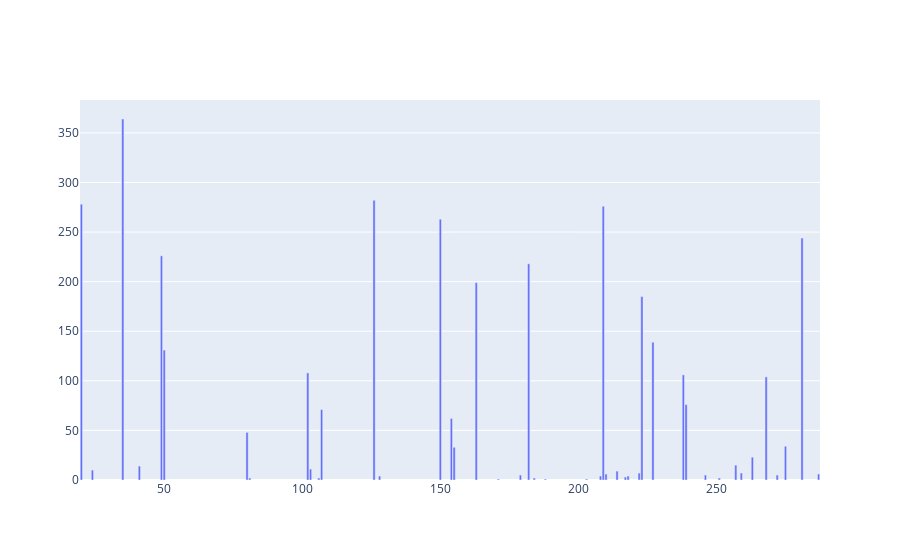

The notebook cell this image was saved under:
### Code cell
asalsmp = df_51['Asal SMP'].value_counts()

asalsmp_visual = [go.Bar(
                 x = asalsmp.index,
                 y = asalsmp.values,

)]
plotly.offline.iplot(asalsmp_visual)

### Figure 1 — Plotly figure (JSON) as saved in the notebook; plotly's stock layout.template omitted (floating-point values rounded to 4 significant figures)
{"data": [{"type": "bar", "x": ["35", "126", "20", 209, "150", "281", "49", "182", "163", 223, "227", 50, 102, "238", 268, "239", "107", "154", 80, 275, "155", 263, 257, "41", 103, "24", 214, 222, 259, "210", 287, 246, 179, 272, 128, "218", 208, 217, 184, 106, 251, 81, 203, 171, 188], "y": [364, 282, 278, 276, 263, 244, 226, 218, 199, 185, 139, 131, 108, 106, 104, 76, 71, 62, 48, 34, 33, 23, 15, 14, 11, 10, 9, 7, 7, 6, 6, 5, 5, 5, 4, 4, 4, 3, 2, 2, 2, 2, 1, 1, 1]}], "layout": {"autosize": true, "dragmode": "pan", "xaxis": {"autorange": true, "range": [19.5, 287.5], "showspikes": false, "type": "linear"}, "yaxis": {"autorange": true, "range": [0, 383.2], "showspikes": false, "type": "linear"}}}
